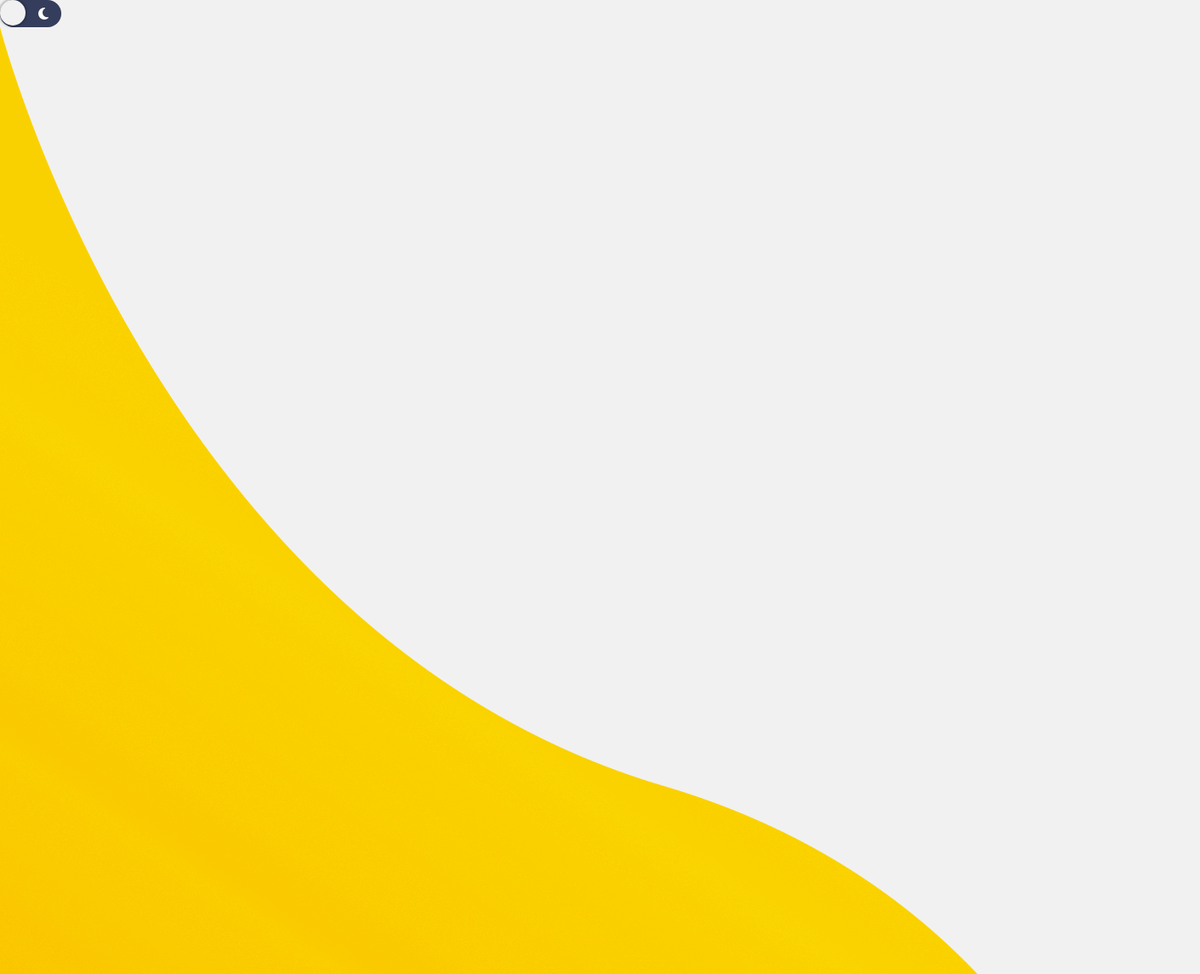
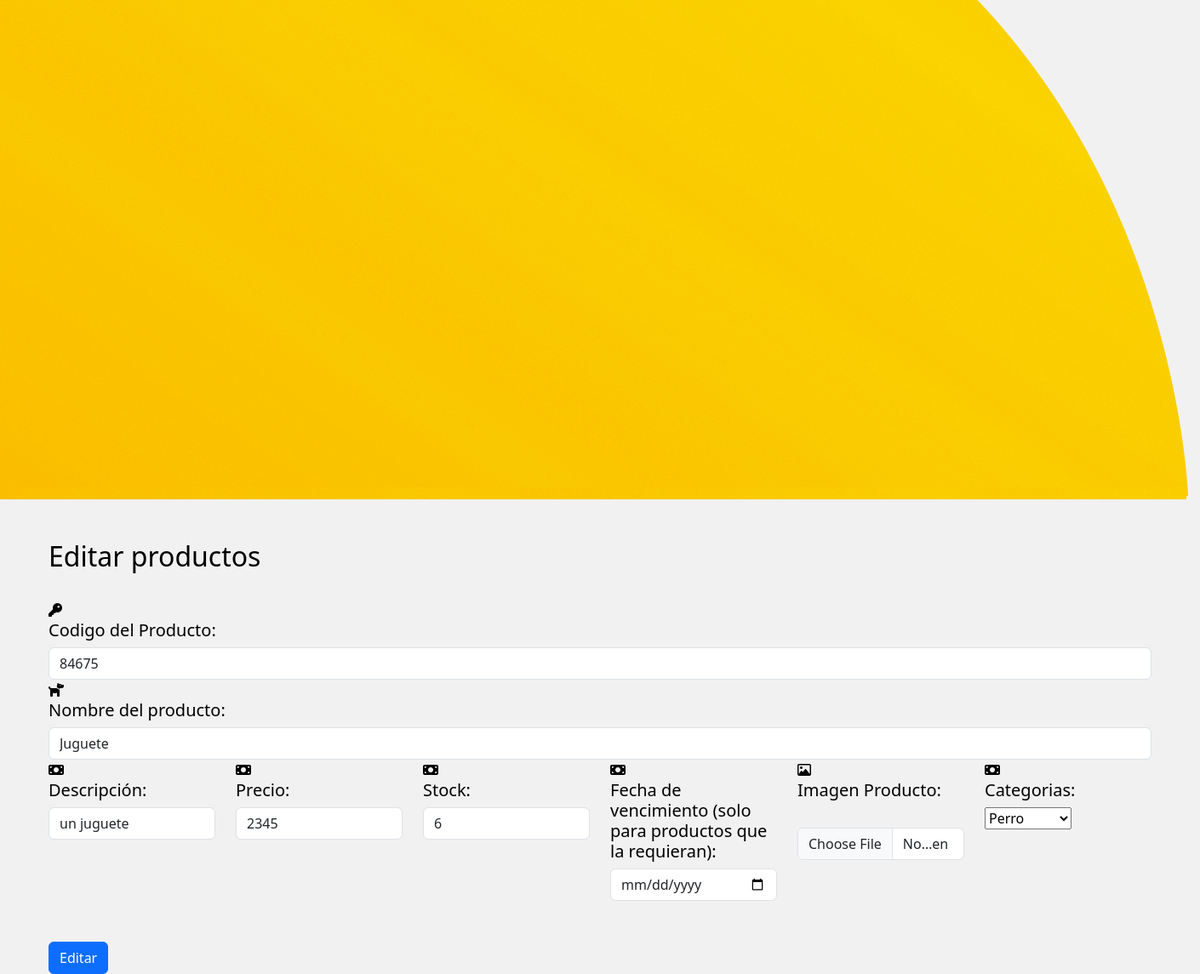
Screenshot of /editarProducto/84675 with the database file from the repository (2 pictures, top to bottom).
### app/kuma/models.py (models this page shows, shortened)
class Producto(models.Model):
    sku = models.IntegerField(primary_key=True)
    nombre = models.CharField(max_length=100, null=False)
    descripcion = models.CharField(max_length=150, null=False)
    stock = models.IntegerField(null=False)
    precio = models.IntegerField(null=False)
    fecha_ingreso = models.DateField(auto_now_add=True, null=False)
    fecha_vencimiento = models.DateField(null=True, blank=True)
    categoria_id = models.ForeignKey(Categoria, on_delete=models.CASCADE)
    imagen_url = models.ImageField(upload_to="ImagenesProductos")

### app/kuma/views.py (the view)
# urls.py: path('editarProducto/<sku>', views.cargarEditarProductos),
def cargarEditarProductos(request, sku):
    productos= Producto.objects.get(sku = sku)
    categorias = Categoria.objects.all()
    cateId = productos.categoria_id
    productoCategoria = Categoria.objects.get(categoria_id = cateId.categoria_id).categoria_id
    return render(request, "editar_producto.html", {"prod": productos, "cate": categorias, "categoriaID": productoCategoria})

### app/kuma/templates/editar_producto.html (shortened to what this page needs)
<!DOCTYPE html>
<html lang="en">
<head>
    {% load static %}
    <link href="https://cdn.jsdelivr.net/npm/bootstrap@5.3.0-alpha2/dist/css/bootstrap.min.css" rel="stylesheet">
    <link rel="stylesheet" href="{% static 'CSS/style.css'%}">
</head>
<body>
    <button class="switch" id="switch">
		<span>
		  <i class="fas fa-sun"></i>
		</span>
		<span>
		  <i class="fas fa-moon"></i>
		</span>
	  </button>
    <img class="wave" src="img/wave.png">
    <div class="container mt-5">
        <div class="register-content">
            <form action="/editarProductoForm" id="formularioProducto" enctype="multipart/form-data"> {% csrf_token %}
                <h2>Editar productos</h2>
                <br>
                <div class="row">
                    <div class="col">
                        <div class="input-div one">
                            <div class="i">
                                <i class="fa fa-key"></i>
                            </div>
                            <div class="div">
                                <h5>Codigo del Producto:</h5>
                                <input readonly value="{{prod.sku}}" name="id" id="txtId" class="form-control input"  type="text">
                            </div>
                        </div>
                    </div>
                    <div class="col-m5">
                        <div class="input-div one">
                            <div class="i">
                                <i class="fa fa-dog"></i>
                            </div>
                            <div class="div">
                                <h5>Nombre del producto:</h5>
                                <input value="{{prod.nombre}}" name="producto" id="txtProducto" class="form-control input"  type="text">
                            </div>
                        </div>
                    </div>
                    <div class="col">
                        <div class="input-div one">
                            <div class="i">
                                <i class="fa fa-money-bill"></i>
                            </div>
                            <div class="div">
                                <h5>Descripción:</h5>
                                <input value="{{prod.descripcion}}" name="descripcion" id="txtDescripción" class="form-control input"  type="text">
                            </div>
                        </div>
                    </div>
                    <div class="col">
                        <div class="input-div one">
                            <div class="i">
                                <i class="fa fa-money-bill"></i>
                            </div>
                            <div class="div">
                                <h5>Precio:</h5>
                                <input value="{{prod.precio}}" name="precio" id="txtPrecio" class="form-control input"  type="text">
                            </div>
                        </div>
                    </div>
                    <div class="col">
                        <div class="input-div one">
                            <div class="i">
                                <i class="fa fa-money-bill"></i>
                            </div>
                            <div class="div">
                                <h5>Stock:</h5>
                                <input value="{{prod.stock}}"name="stock" id="txtStock" class="form-control input"  type="text">
                            </div>
                        </div>
                    </div>
                    <div class="col">
                        <div class="input-div one">
                            <div class="i">
                                <i class="fa fa-money-bill"></i>
                            </div>
                            <div class="div">
                                <h5>Fecha de vencimiento (solo para productos que la requieran):</h5>
                                <input value="{{prod.fecha_vencimiento|date:'Y-m-d '}}" name="vencimiento" id="txtVencimiento" class="form-control input"  type="date">
                            </div>
                        </div>
                    </div>
                    <div class="col">
                        <div class="input-div one">
                            <div class="i">
                                <i class="fa fa-image"></i>
                            </div>
                            <div class="div">
                                <h5>Imagen Producto:</h5>
                                <input name="Imagen" id="txtImage" class="form-control input"  type="file">
                            </div>
                        </div>
                    </div>
                    <div class="col">
                        <div class="input-div one">
                            <div class="i">
                                <i class="fa fa-money-bill"></i>
                            </div>
                            <div class="div">
                                <h5>Categorias:</h5>
                                <select name="cmdCategoria" id="cmbCategoria">
                                    {% for c in cate %}
                                    <option value="{{c.categoria_id}}" {% if categoria_id == c.categoria_id %} selected {% endif %}>{{c.nombre}}</option>
                                    {% endfor %}
                                </select>
                            </div>
                        </div>
                    </div>
                </div>
                <button id="btn-agrega" class="btn btn-primary mt-5">Editar</button>
           </form>
        </div>
    </div>
</body>
</html>

### app/kuma/static/CSS/style.css (style rules this page uses)
.row { justify-content: center; }
body { background: #f1f1f1; -webkit-transition: 0.3s ease all; transition: 0.3s ease all; }
.switch { background: #343D5B; border-radius: 1000px; border: none; position: relative; cursor: pointer; display: flex; outline: none; }
.switch::after { content: ""; display: block; width: 30px; height: 30px; position: absolute; background: #f1f1f1; top: 0; left: 0; right: unset; border-radius: 100px; transition: 0.3 ease all; box-shadow: 0px 0px 2px 2px rgba(0, 0, 0, 0.2); }
.switch span { width: 30px; height: 30px; line-height: 30px; display: block; background: none; color: #fff; }
.container { color: black; }

### rows the page displays
Producto: id "84675", producto "Juguete", descripcion "un juguete", precio "2345", stock "6"

### other values shown
form field cmdCategoria "Perro"
